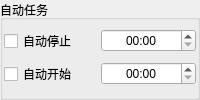
            <widget class="QGroupBox" name="groupBox">
             <property name="title">
              <string>自动任务</string>
             </property>
             <layout class="QVBoxLayout" name="verticalLayout_14">
              <property name="spacing">
               <number>1</number>
              </property>
              <property name="sizeConstraint">
               <enum>QLayout::SetDefaultConstraint</enum>
              </property>
              <property name="leftMargin">
               <number>1</number>
              </property>
              <property name="topMargin">
               <number>1</number>
              </property>
              <property name="rightMargin">
               <number>1</number>
              </property>
              <property name="bottomMargin">
               <number>1</number>
              </property>
              <item>
               <layout class="QHBoxLayout" name="horizontalLayout_11">
                <property name="sizeConstraint">
                 <enum>QLayout::SetDefaultConstraint</enum>
                </property>
                <item>
                 <widget class="QCheckBox" name="checkBoxAutoStop">
                  <property name="text">
                   <string>自动停止</string>
                  </property>
                 </widget>
                </item>
                <item>
                 <widget class="QTimeEdit" name="timeEditStop">
                  <property name="alignment">
                   <set>Qt::AlignCenter</set>
                  </property>
                  <property name="currentSection">
                   <enum>QDateTimeEdit::HourSection</enum>
                  </property>
                  <property name="displayFormat">
                   <string>HH:mm</string>
                  </property>
                  <property name="calendarPopup">
                   <bool>false</bool>
                  </property>
                  <property name="timeSpec">
                   <enum>Qt::LocalTime</enum>
                  </property>
                  <property name="time">
                   <time>
                    <hour>0</hour>
                    <minute>0</minute>
                    <second>0</second>
                   </time>
                  </property>
                 </widget>
                </item>
               </layout>
              </item>
              <item>
               <layout class="QHBoxLayout" name="horizontalLayout_10">
                <property name="sizeConstraint">
                 <enum>QLayout::SetDefaultConstraint</enum>
                </property>
                <item>
                 <widget class="QCheckBox" name="checkBoxAutoStart">
                  <property name="text">
                   <string>自动开始</string>
                  </property>
                 </widget>
                </item>
                <item>
                 <widget class="QTimeEdit" name="timeEditStart">
                  <property name="alignment">
                   <set>Qt::AlignCenter</set>
                  </property>
                  <property name="currentSection">
                   <enum>QDateTimeEdit::HourSection</enum>
                  </property>
                  <property name="displayFormat">
                   <string>HH:mm</string>
                  </property>
                  <property name="calendarPopup">
                   <bool>false</bool>
                  </property>
                  <property name="timeSpec">
                   <enum>Qt::LocalTime</enum>
                  </property>
                  <property name="time">
                   <time>
                    <hour>0</hour>
                    <minute>0</minute>
                    <second>0</second>
                   </time>
                  </property>
                 </widget>
                </item>
               </layout>
              </item>
             </layout>
            </widget>
